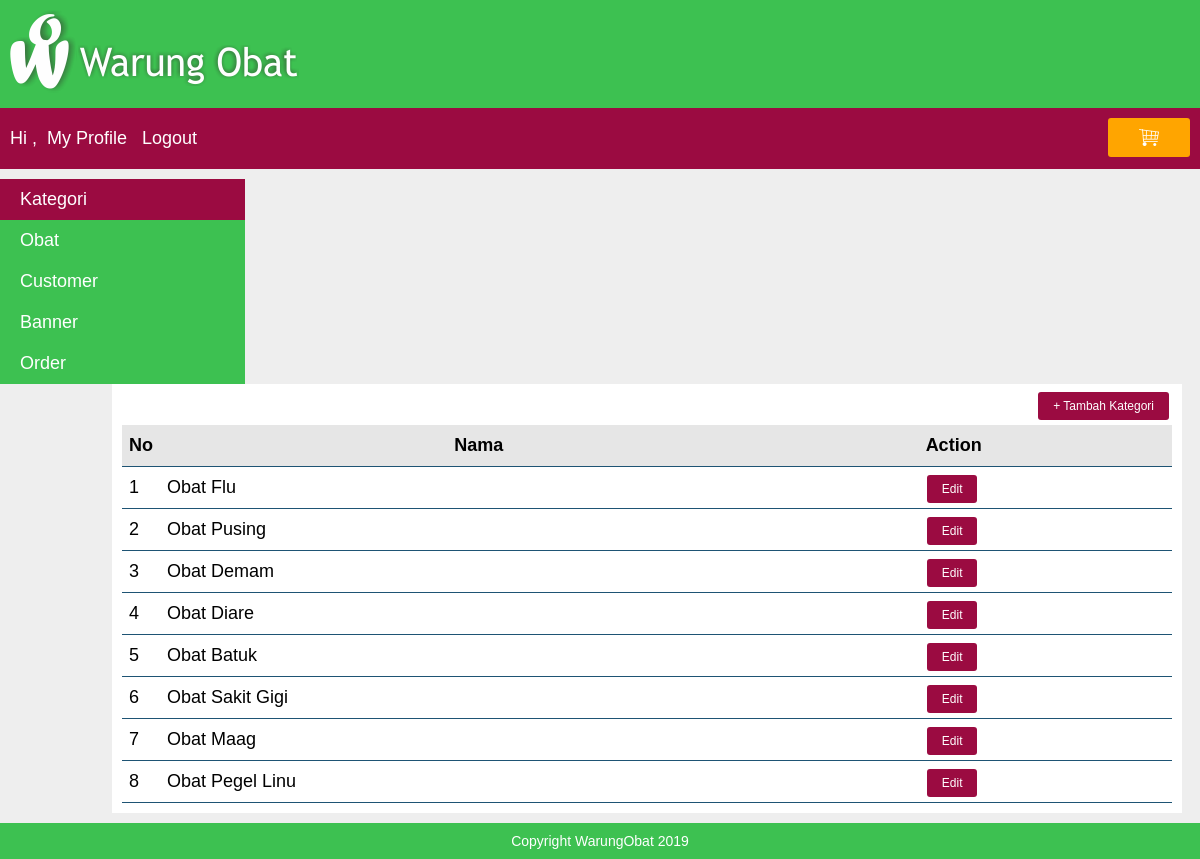
Page /index.php?page=my_profile&module=kategori&action=list (signed in) on the committed database.
### tables this page shows
CREATE TABLE `kategori` (
  `id_kategori` int(10) NOT NULL,
  `nama` varchar(200) NOT NULL
);

### module/kategori/list.php (the view)
<div id="frame-tambah">
	<a href="<?php echo BASE_URL."index.php?page=my_profile&module=kategori&action=form"; ?>" class="tombol-action"> + Tambah Kategori</a>
</div>
<?php
	$queryKategori = mysqli_query($koneksi, "SELECT * FROM kategori");
	if(mysqli_num_rows($queryKategori) == 0) {
		echo "<h3>Saat ini belum ada nama kategori obat</h3>";
	} else {
		echo "<table class='table-list'>";
		echo "<tr class='baris-title'>
				<th class='kolom-nomor'>No</th>
				<th class='kolom-nama'>Nama</th>
				<th class='kolom-action'>Action<th>
			</tr>";
		$no=1;
		while($row=mysqli_fetch_assoc($queryKategori)){
			echo "<tr>
					<td class='isi-baris-no'>$no</td>
					<td class='isi-baris-nama'>$row[nama]</td>
					<td class='isi-baris-action'>
						<a class='tombol-action' href='".BASE_URL."index.php?page=my_profile&module=kategori&action=form&id_kategori=$row[id_kategori]'>Edit</a>
					</td>
				  </tr>";
			$no++;
		}
		echo "</table>";
	}
?>

### css/style.css (style rules this page uses)
body { font-family: arial; font-size: 18px; color: white; background: #eee; margin: 0px; }
.table-list { width: 100%; border-collapse: collapse; }
.table-list tr { border-bottom: 1px solid #1e5474; }
.table-list tr.baris-title { background: #E6E6E6; }
.table-list tr th, .table-list tr td { padding: 10px 7px; }
.kolom-nomor { width: 20px; text-align: center; }
.kolom-nama { text-align: left; }
.kolom-action { text-orientation: center; }
.isi-baris-no { text-align: left; }
.isi-baris-nama { text-align: left; }
.isi-baris-action { text-align: center; }
#frame-tambah { margin-bottom: 10px; text-align: right; }
.tombol-action { background: #9b0b41; color: white; padding: 7px 15px; border-radius: 3px; cursor: pointer; text-decoration: none; margin-right: 3px; font-size: 12px; }
.kolom-nama { text-align: center; }

### rows in the picture
kategori: nama "Obat Flu"
kategori: nama "Obat Pusing"
kategori: nama "Obat Demam"
kategori: nama "Obat Diare"
kategori: nama "Obat Batuk"
kategori: nama "Obat Sakit Gigi"
kategori: nama "Obat Maag"
kategori: nama "Obat Pegel Linu"
